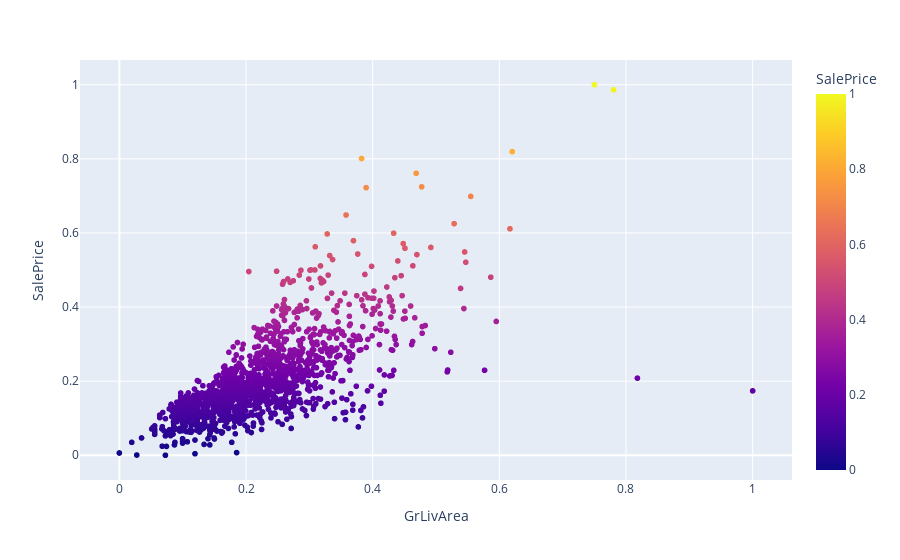

Source (notebook cell):
### Markdown cell above
GrLivArea

### Code cell
scaler = MinMaxScaler(feature_range=(0, 1))
df_plot = pd.DataFrame(scaler.fit_transform(train[['GrLivArea', 'SalePrice']]), columns=['GrLivArea', 'SalePrice'])
px.scatter(df_plot, x='GrLivArea', y='SalePrice', color='SalePrice')

### Figure 1 — Plotly figure (JSON) as saved in the notebook; plotly's stock layout.template omitted (floating-point values rounded to 4 significant figures; data arrays with more than 128 entries replaced by an {"elided": "..."} marker saying what was removed)
{"data": [{"hovertemplate": "GrLivArea=%{x}<br>SalePrice=%{marker.color}<extra></extra>", "legendgroup": "", "marker": {"color": {"elided": "1460 float values"}, "coloraxis": "coloraxis", "symbol": "circle"}, "mode": "markers", "name": "", "showlegend": false, "type": "scattergl", "x": {"elided": "1460 float values"}, "xaxis": "x", "y": {"elided": "1460 float values"}, "yaxis": "y"}], "layout": {"coloraxis": {"colorbar": {"title": {"text": "SalePrice"}}, "colorscale": [[0, "#0d0887"], [0.1111, "#46039f"], [0.2222, "#7201a8"], [0.3333, "#9c179e"], [0.4444, "#bd3786"], [0.5556, "#d8576b"], [0.6667, "#ed7953"], [0.7778, "#fb9f3a"], [0.8889, "#fdca26"], [1, "#f0f921"]]}, "legend": {"tracegroupgap": 0}, "margin": {"t": 60}, "xaxis": {"anchor": "y", "domain": [0, 1], "title": {"text": "GrLivArea"}}, "yaxis": {"anchor": "x", "domain": [0, 1], "title": {"text": "SalePrice"}}}}
